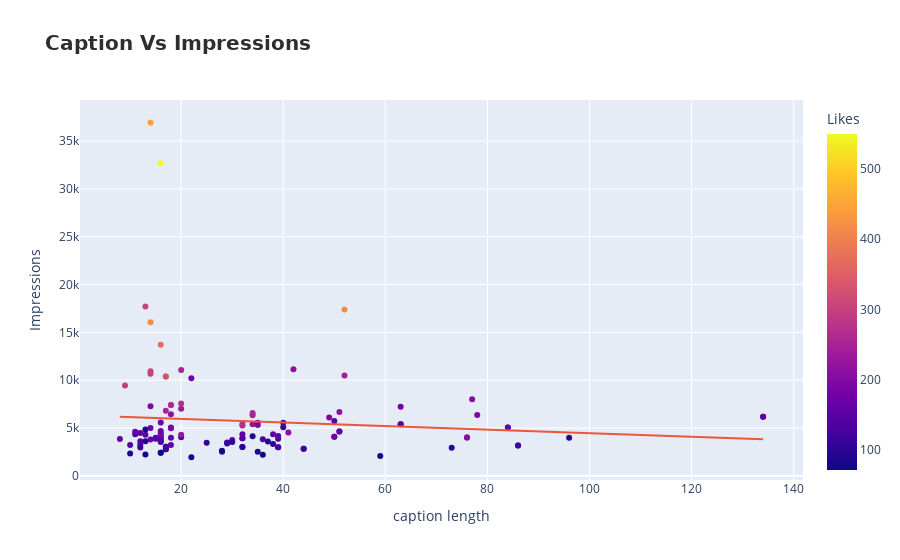

Notebook source saved alongside this figure:
### Markdown cell above
4- does having a longer caption leads to more impression

### Code cell
fig = px.scatter(profile,x='caption length' , y='Impressions' ,title='Caption Vs Impressions' , color='Likes',trendline='ols')
fig.update_layout(title_font = {'size': 20,'weight': 'bold','family': 'DejaVu Sans','color': '#2E2E2E' } )
fig.show()
